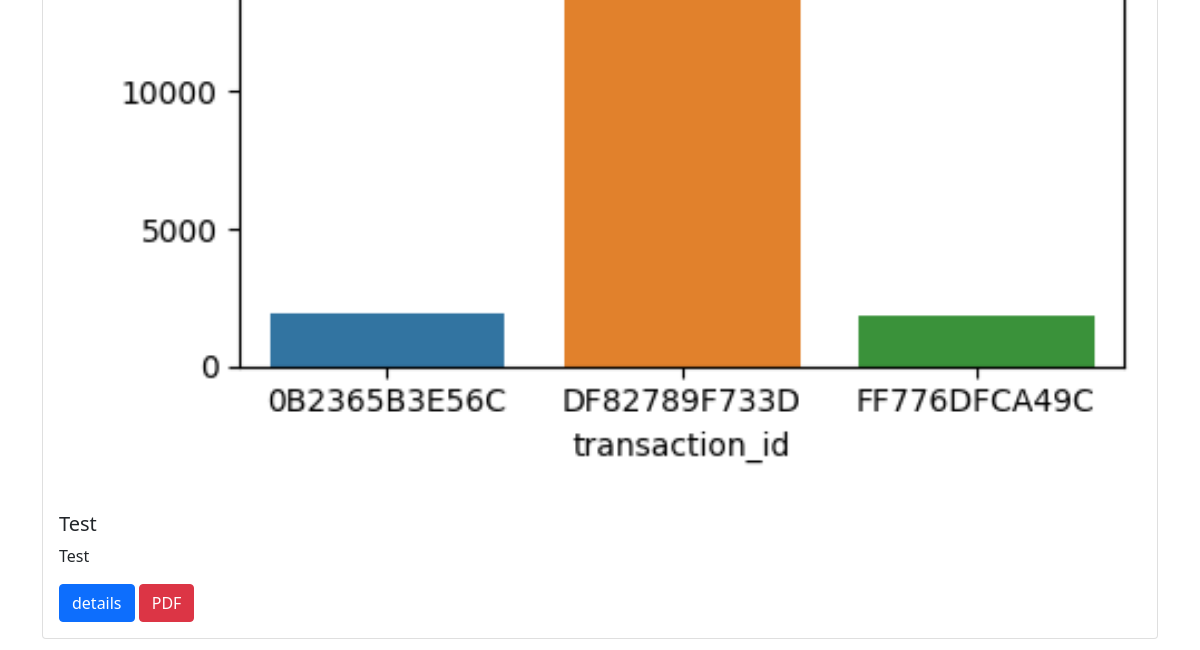
Page /reports/ (lower part) on the earlier database version.
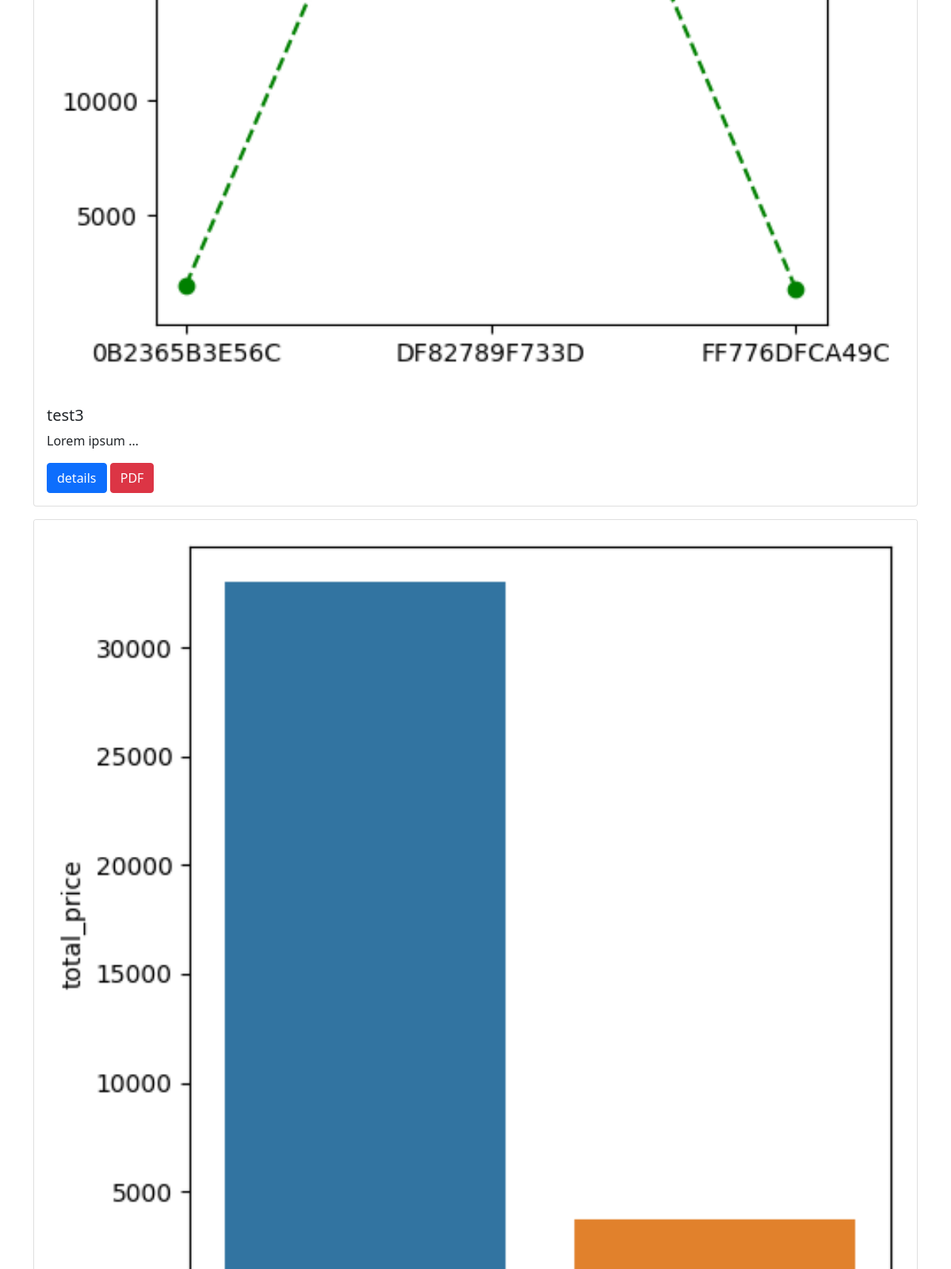
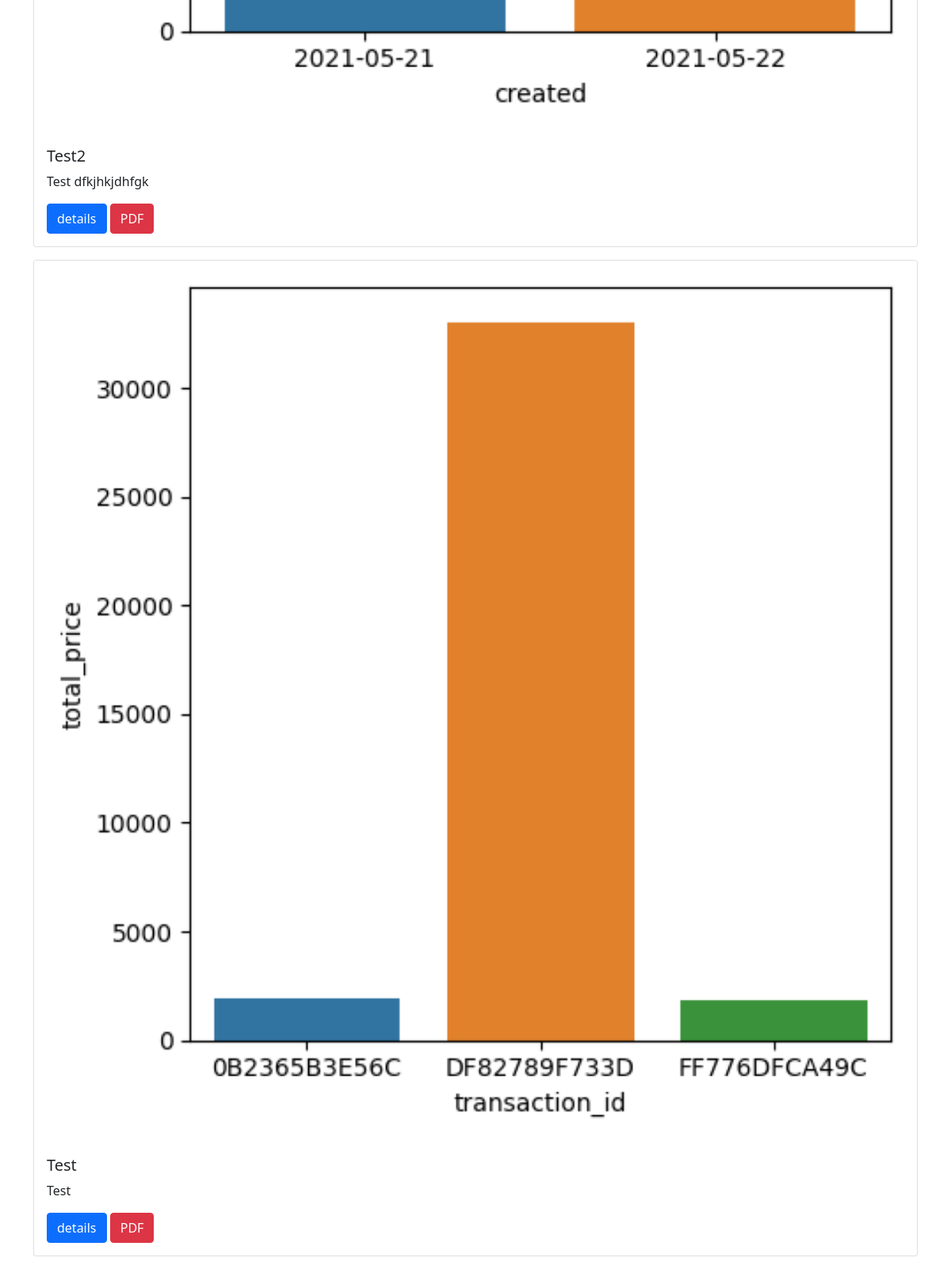
Same page on the later database version (2 pictures, top to bottom).
### reports/models.py (models this page shows, shortened)
class Report(models.Model):
    name = models.CharField(max_length=120)
    image = models.ImageField(upload_to='reports', blank=True)
    remarks = models.TextField()
    auth = models.ForeignKey(Profile, on_delete=models.CASCADE)
    created = models.DateTimeField(auto_now_add=True)
    updated = models.DateTimeField(auto_now=True)
    def get_absolute_url(self):
        return reverse('reports:detail', kwargs={'pk': self.pk})
    class Meta:
        ordering = ('-created', )

### reports/views.py (the view)
# urls.py: path('', ReportListView.as_view(), name='main'),
class ReportListView(ListView):
    model = Report
    template_name = 'reports/main.html'

### reports/templates/reports/main.html (shortened to what this page needs)
{% extends 'base.html' %}
{% block content %}
<br>
{% for obj in object_list %}
    <div class="card mb-3" >
        {% if obj.image %}
            <img src="{{obj.image.url}}" class="card-img-top" alt="{{obj.name}}">
        {% endif %}
          <div class="card-body">
            <h5 class="card-title">{{obj.name}}</h5>
            <p class="card-text">{{obj.remarks|truncatewords:2}}</p>
              <a href="{{obj.get_absolute_url}}" class="btn btn-primary">details</a>
              <a href="{% url 'reports:pdf' obj.pk %}" class="btn btn-danger">PDF</a>
         </div>
    </div>
{%endfor%}
{% endblock content %}

### templates/base.html (shortened to what this page needs)
<!doctype html>
{% load static%}
<html lang="en">
  <head>
    <link href="https://cdn.jsdelivr.net/npm/bootstrap@5.0.1/dist/css/bootstrap.min.css" rel="stylesheet">
    <link rel='stylesheet' type='text/css' href="{% static  'css/style.css' %}" >
    <link rel="stylesheet" href="{% static 'dropzone.css' %}">
  </head>
  <body>
    {% include 'navbar.html' %}
    <div class="container mt-3 mb-3">
      {% block content %}
      {% endblock content %}
    </div>
  </body>
</html>

### templates/navbar.html (shortened to what this page needs)
<!DOCTYPE html>
<html lang="en">
<head>
</head>
<body>
</body>
</html>

Differences in the rows shown:
added Report: image (picture), name "test3", remarks "Lorem ipsum …"
added Report: image (picture), name "Test2", remarks "Test dfkjhkjdhfgk"
